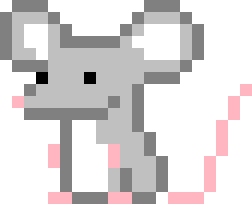

The Python source for this figure:
import pygame

SCALE = 12   # tamaño de cada “pixel” en pantalla
OUT_PNG = "raton.png"

# Paleta (RGBA)
# Espacio " " = Transparente
N = (0, 0, 0, 255)          # Negro (ojos)
O = (128, 128, 128, 255)    # Gris oscuro
C = (192, 192, 192, 255)    # Gris claro (cuerpo)
B = (255, 255, 255, 255)    # Blanco (vientre, orejas)
R = (255, 182, 193, 255)    # Rosa (nariz, patas, cola)
T = (0, 0, 0, 0)            # Transparente


# =============== Sprite 16x16 ===============
# Cada carácter representa un color de la paleta
#   ' ' = T, 'K' = negro, 'D' = gris oscuro, 'W' = blanco, 'G' = verde
# Diseño: cara frontal con hojita arriba, orejas negras, parches grises y ojitos
SPRITE_16 = [
    " OOO        OOO      ",
    "OCCCO      OCCCO     ",
    "OCBBCO    OCBBBCO    ",
    "OCBBCOOOOOCBBBBCO    ",
    "OCCBCCCCCCCCBBBCO    ",
    " OOOCCCCCCCCCCCO     ",
    "   NCCCNCCCCOOO      ",
    "  OCCCCCCCCO        R",
    " RCCCCCCCOCO       R ",
    "  OOOOOOOCCO       R ",
    "     OBBCCCO      R  ",
    "     OBBCCCCO     R  ",
    "    ROBBBRCCO     R  ",
    "    ROBBBRCCCO   R   ",
    "     OBBBCOCCO   R   ",
    "     OBBBCOCCO   R   ",
    "    RROOORROO RRR    "

]

def pixmap_to_surface(pattern, scale):
    h = len(pattern)
    w = len(pattern[0])
    surf = pygame.Surface((w*scale, h*scale), pygame.SRCALPHA)

    cmap = {
        " ": T, "N": N, "O": O,
        "C": C, "B": B, "R": R
    }

    for y, row in enumerate(pattern):
        for x, ch in enumerate(row):
            color = cmap.get(ch, T)
            if color[3] == 0:
                continue
            pygame.draw.rect(
                surf,
                color,
                (x*scale, y*scale, scale, scale)
            )
    return surf


def main():
    pygame.init()
    sprite = pixmap_to_surface(SPRITE_16, SCALE)

    # Ventana solo para ver el sprite
    win = pygame.display.set_mode((sprite.get_width(), sprite.get_height()))
    pygame.display.set_caption("Ratón pixel – vista frontal")

    # Guardar PNG con fondo transparente
    pygame.image.save(sprite, OUT_PNG)
    print(f"Guardado: {OUT_PNG}")

    clock = pygame.time.Clock()
    running = True
    while running:
        for e in pygame.event.get():
            if e.type == pygame.QUIT:
                running = False

        win.fill((220, 220, 220))
        win.blit(sprite, (0, 0))
        pygame.display.flip()
        clock.tick(60)

    pygame.quit()


if __name__ == "__main__":
    main()